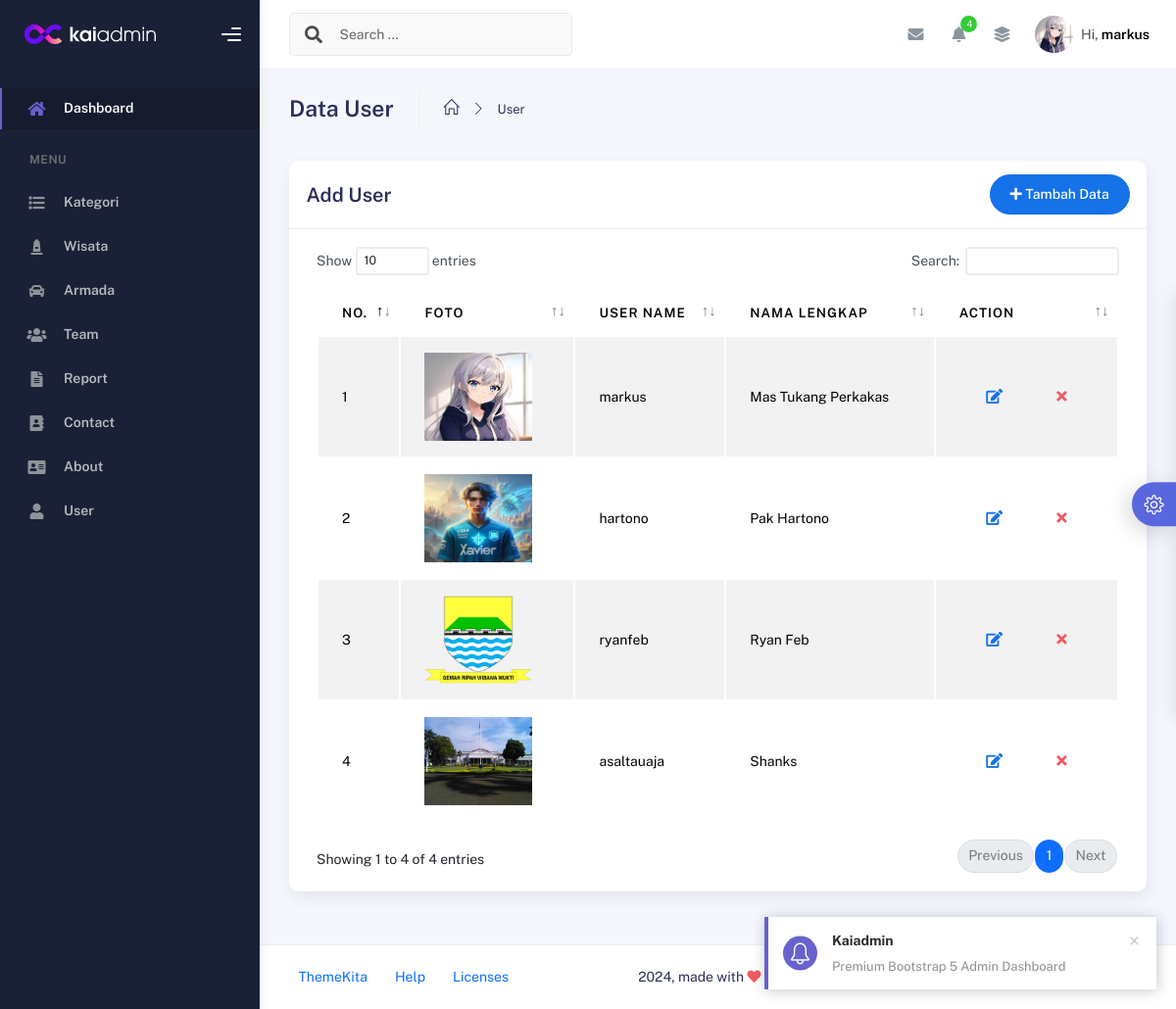
Screenshot of /admin/?page=user/index (signed in) with the database file from the repository.
### tables this page shows
CREATE TABLE `user` (
  `id_user` int(11) NOT NULL AUTO_INCREMENT,
  `username` varchar(100) DEFAULT NULL,
  `password` varchar(255) DEFAULT NULL,
  `nama_lengkap` varchar(100) DEFAULT NULL,
  `foto` varchar(255) DEFAULT NULL,
  PRIMARY KEY (`id_user`)
);

### admin/index.php (called while the page is built, shortened)
<?php
include "layout/header.php";
include "content.php";
include "layout/footer.php";

### admin/user/index.php (the view, shortened to what this page needs)
<div class="container">
    <div class="page-inner">
        <div class="page-header">
            <h3 class="fw-bold mb-3">Data User</h3>
            <ul class="breadcrumbs mb-3">
                <li class="nav-home">
                    <a href="#">
                        <i class="icon-home"></i>
                    </a>
                </li>
                <li class="separator">
                    <i class="icon-arrow-right"></i>
                </li>
                <li class="nav-item">
                    <a href="#">User</a>
                </li>
            </ul>
        </div>
        <div class="row">
            <div class="col-md-12">
                <div class="card">
                    <div class="card-header">
                        <div class="d-flex align-items-center">
                            <h4 class="card-title">Add User</h4>
                            <button
                                class="btn btn-primary btn-round ms-auto"
                                data-bs-toggle="modal"
                                data-bs-target="#addRowModal">
                                <i class="fa fa-plus"></i>
                                Tambah Data
                            </button>
                        </div>
                    </div>
                    <div class="card-body">
                        <div class="table-responsive">
                            <table
                                id="add-row"
                                class="display table table-striped table-hover">
                                <thead>
                                    <tr>
                                        <th>No.</th>
                                        <th>Foto</th>
                                        <th>User Name</th>
                                        <th>Nama Lengkap</th>
                                        <th style="width: 10%">Action</th>
                                    </tr>
                                </thead>
                                <tbody>
                                    <?php
                                    $no = 1;
                                    $data = mysqli_query($koneksi, "SELECT * FROM user ;");
                                    while ($d = mysqli_fetch_array($data)) {
                                    ?>
                                        <tr>
                                            <td><?= $no++; ?></td>
                                            <td><img src="assets/images/<?= $d['foto']; ?>" width="110px" height="90px" alt="Image Not Found"></td>
                                            <td><?= $d['username']; ?></td>
                                            <td><?= $d['nama_lengkap']; ?></td>
                                            <td>
                                                <div class="form-button-action">
                                                    <a
                                                        type="button"
                                                        title="Edit"
                                                        class="btn btn-link btn-primary btn-lg"
                                                        data-original-title="Edit Task"
                                                        data-bs-toggle="modal"
                                                        data-bs-target="#editRowModal<?= $d['id_user']; ?>">
                                                        <i class="fa fa-edit"></i>
                                                    </a>
                                                    <a
                                                        type="button"
                                                        data-bs-toggle="tooltip"
                                                        title="Hapus"
                                                        class="btn btn-link btn-danger btn-lg"
                                                        data-original-title="Remove"
                                                        href="user/proses_hapus.php?id_user=<?= $d['id_user']; ?>" onclick="return confirm('Apakah anda yakin akan dihapus!');">
                                                        <i class="fa fa-times"></i>
                                                    </a>
                                                </div>
                                            </td>
                                        </tr>
                                    <?php
                                    }
                                    ?>
                                </tbody>
                            </table>
                        </div>
                    </div>
                </div>
            </div>
        </div>
    </div>
</div>

### rows the page displays
user: foto (picture), username "markus", nama_lengkap "Mas Tukang Perkakas"
user: foto (picture), username "hartono", nama_lengkap "Pak Hartono"
user: foto (picture), username "ryanfeb", nama_lengkap "Ryan Feb"
user: foto (picture), username "asaltauaja", nama_lengkap "Shanks"

### other values shown
$_SESSION['username'] "markus"
